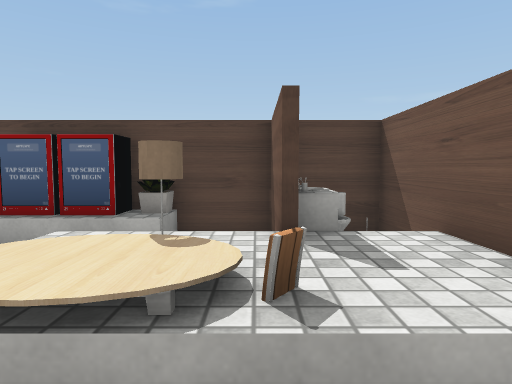
view 1 (above)

16 first-person views from a walk through a Unity game level. The camera is 1.4 m above the floor, tilts 4° down and sees 75° across. Doors are open. The floor is counted in squares, 1 m on a side. Each view is taken from the middle of a square. On the plan, view 1 faces up. The plan holds only what a view shows up to about 15 squares ahead; the rest is blank. Some animated figures are not drawn. Some surface patterns are stand-ins.

view 2
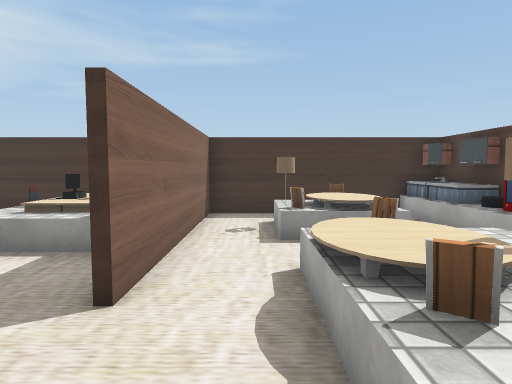

view 3
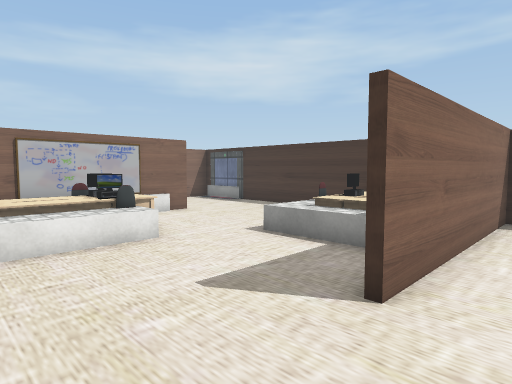

view 4
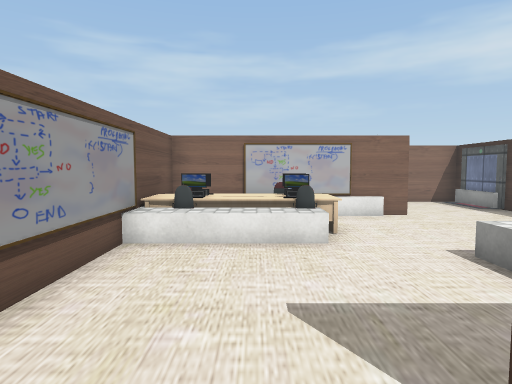

view 5
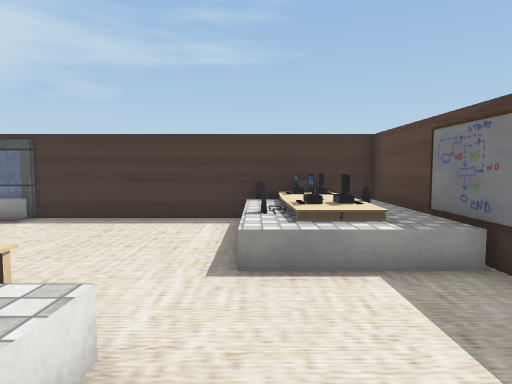

view 6
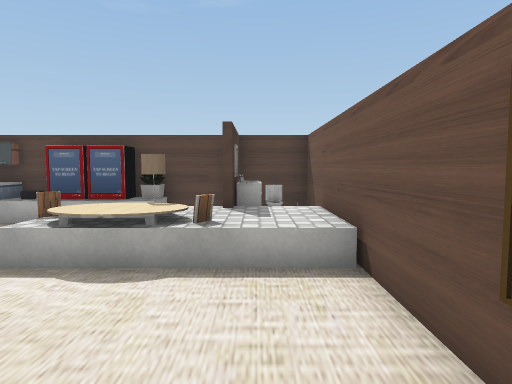

view 7
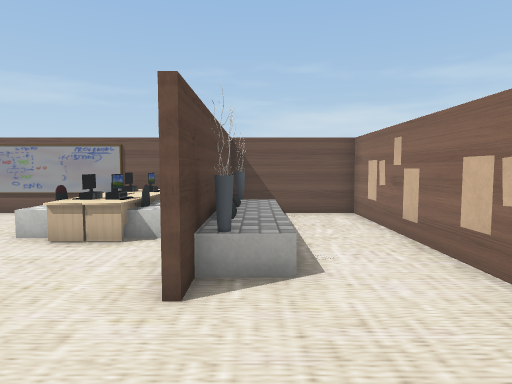

view 8
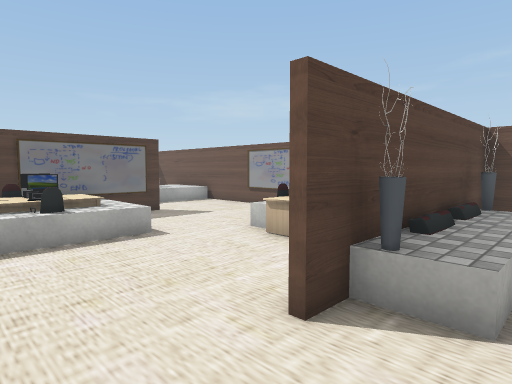

view 9
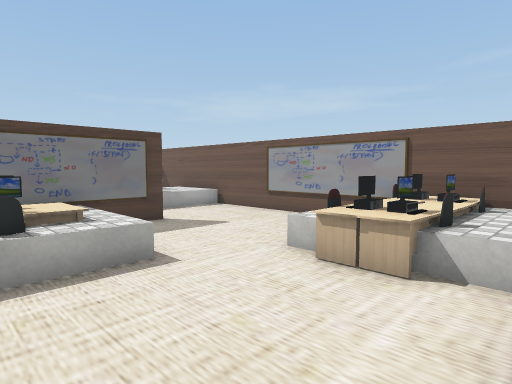

view 10
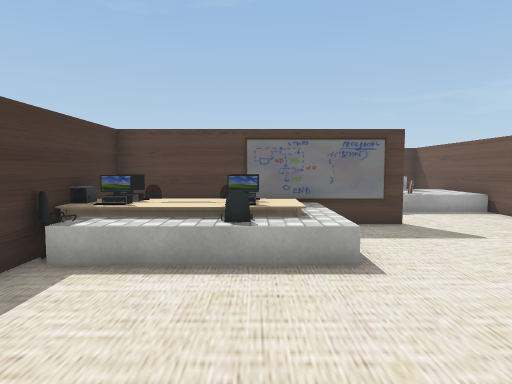

view 11
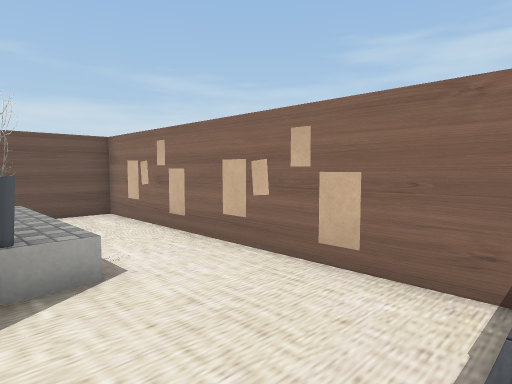

view 12
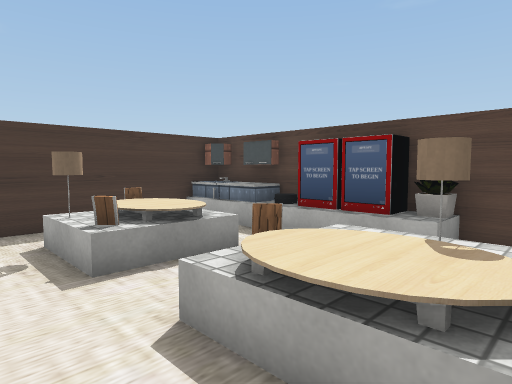

view 13
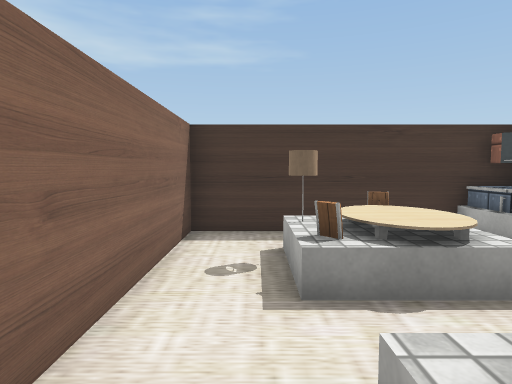

view 14
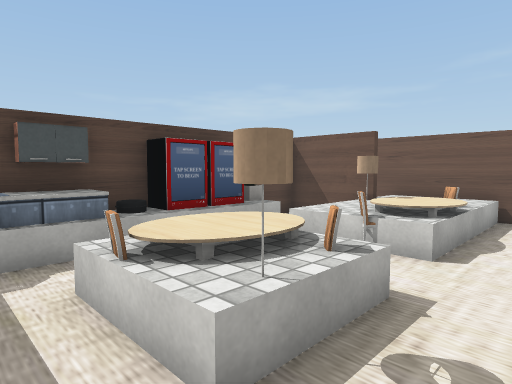

view 15
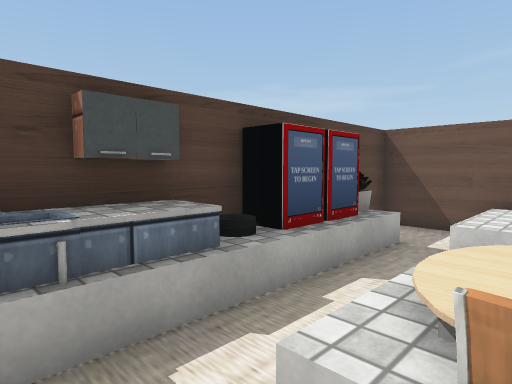

view 16
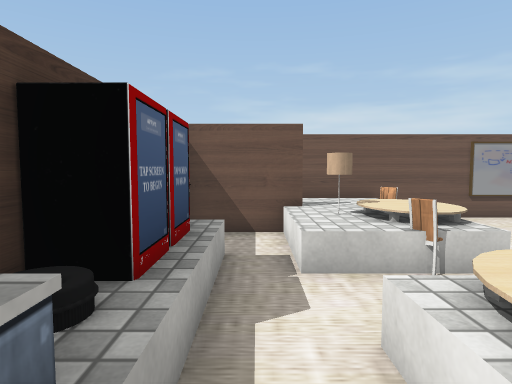

### Floor plan
Key: @ floor where view 1 was taken; # wall or solid block; . floor; D open door; = window, fence, low wall or low ledge; ^ raised ledge; T toilet; A table; C chair; S shelf; B bin; E elevator; P printer; M computer; F vase; O other object.
Columns run from 9 left of view 1 to 3 right of it. Each row starts with its distance up from view 1.
  7 ##SS^^^######
  6 #SAABOOO.##T#
  5 #........#O.#
  4 #.^==..^O^DD#
  3 #.CAA.CAAA^^#
  2 #.=OA.=AAC^^#
  1 #...........#
  0 #........@..#
 -1 ########....#
 -2 #O AOA......#
 -3 #PMAOA......#
 -4 #C^^^^......#
 -5 #.......^^^O#
 -6 #......AOACA#
 -7 #......AOAOA#
 -8 #.......CAAO#
 -9 #....##COC^##
-10 #....F^CCCF.#
-11  E..........#
-12  E..........#
-13 #############

Where each view was taken, in squares from view 1:
view 1: 0 up, 0 right, facing up
view 2: 1 up, 2 right, facing left
view 3: 1 up, 2 right, facing down-left
view 4: 1 up, 0 right, facing down
view 5: 4 down, 1 right, facing left
view 6: 3 down, 1 right, facing up
view 7: 10 down, 8 left, facing right
view 8: 11 down, 7 left, facing up-right
view 9: 9 down, 6 left, facing up-right
view 10: 9 down, 5 left, facing up
view 11: 9 down, 8 left, facing down-right
view 12: 0 up, 0 right, facing up-left
view 13: 1 up, 1 left, facing left
view 14: 0 up, 8 left, facing up-right
view 15: 3 up, 8 left, facing up-right
view 16: 5 up, 7 left, facing right
